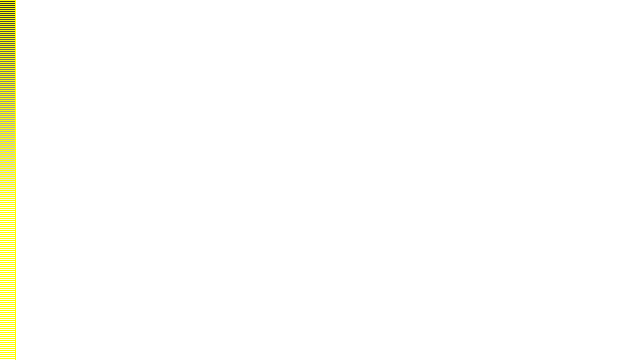
Frame 1 (no input)
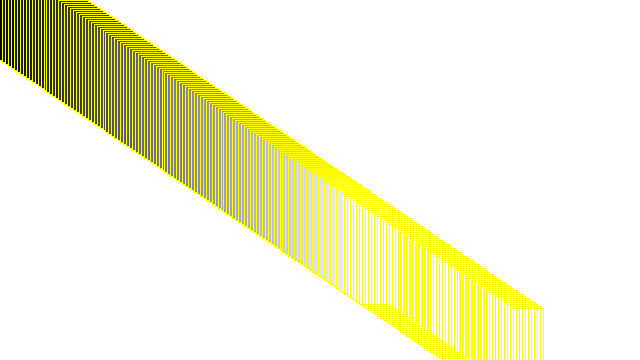
Frame 60 (the mouse pressed at the canvas centre just before this capture)
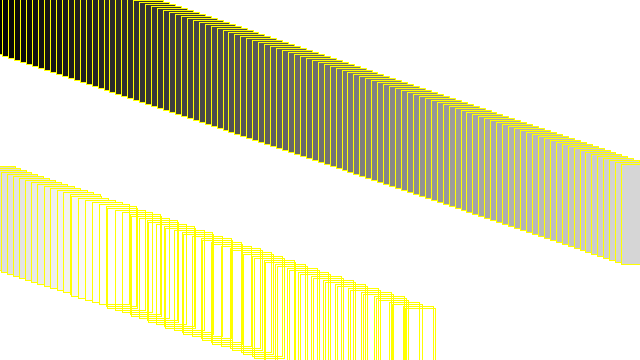
Frame 120 (the mouse held since frame 60 and released just before this capture)

The Processing sketch that drew these frames (run headless with seeded random() and noise(); from frame 60 on, the mouse is pressed at the canvas centre):

// Processing sketch: day_18
// ── day_18.pde
Car[] cars = new Car[180];
void setup(){
  size(640,360);
  for(int i = 0; i < cars.length; i++){
    cars[i] = new Car(color(i*2),0,i*2,i/20.0);
  }
}
void draw(){
  background(255);
  for (int i=0; i < cars.length;i++){
  cars[i].display();
  cars[i].move();
  }
}
// ── car.pde
class Car {
  color c;
  float xpos;
  float ypos;
  float xspeed;
  
  Car(color c_,float xpos_,float ypos_,float xspeed_){
    c = c_;
    xpos = xpos_;
    ypos = ypos_;
    xspeed = xspeed_;
  }
  void display(){
    rectMode(CENTER);
    stroke(255,255,0);
    fill(c);
    rect(xpos,ypos,30,100);
  }
  void move(){
    xpos = xpos + xspeed;
    if (xpos > width){
      xpos = 0;
    }
  }
}
    
